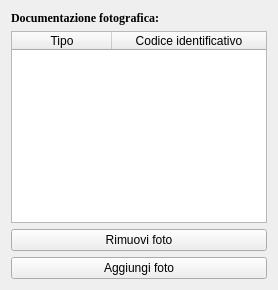
     <widget class="QWidget" name="tab_documentazione">
      <attribute name="title">
       <string>Documentazione Fotografica</string>
      </attribute>
      <layout class="QVBoxLayout" name="verticalLayout">
       <item>
        <widget class="QLabel" name="label_foto">
         <property name="font">
          <font>
           <family>Times New Roman</family>
           <pointsize>9</pointsize>
           <weight>75</weight>
           <bold>true</bold>
          </font>
         </property>
         <property name="text">
          <string>Documentazione fotografica:</string>
         </property>
        </widget>
       </item>
       <item>
        <widget class="QTableWidget" name="tableWidget_foto">
         <property name="selectionBehavior">
          <enum>QAbstractItemView::SelectRows</enum>
         </property>
         <attribute name="horizontalHeaderStretchLastSection">
          <bool>true</bool>
         </attribute>
         <column>
          <property name="text">
           <string>Tipo</string>
          </property>
         </column>
         <column>
          <property name="text">
           <string>Codice identificativo</string>
          </property>
         </column>
        </widget>
       </item>
       <item>
        <widget class="QPushButton" name="pushButton_remove_foto">
         <property name="text">
          <string>Rimuovi foto</string>
         </property>
        </widget>
       </item>
       <item>
        <widget class="QPushButton" name="pushButton_add_foto">
         <property name="text">
          <string>Aggiungi foto</string>
         </property>
        </widget>
       </item>
      </layout>
     </widget>
